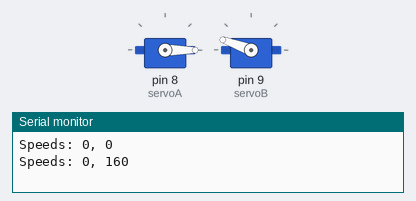
Simulated run of this sketch. Board: Arduino Uno, built with avr-gcc and run on an emulated ATmega328P. Parts: 2 × servo, the last lines printed to the serial monitor.

Above: at 0.1 s.
At 9.6 s:
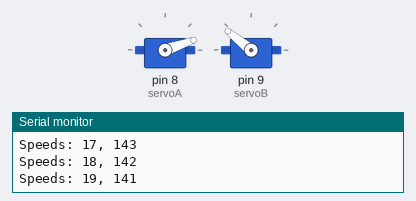
At 19.6 s:
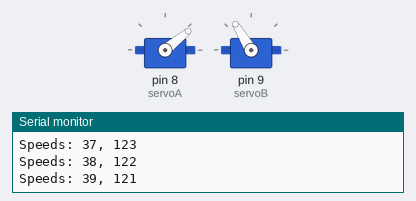
At 39.1 s:
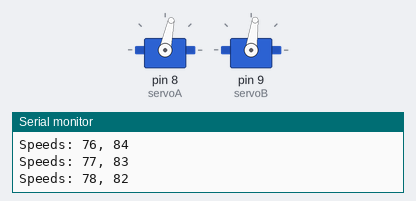
Timing chart, 0 to 40.0 s (numbered marks = the images above):
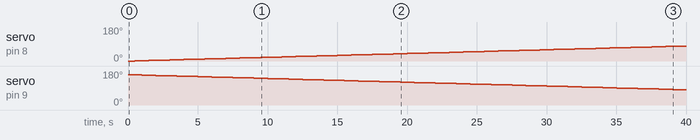

The sketch:

Multiple.ino
```cpp
// This program makes the simpler ESC gradually
// increase and then decrease its speed
// indefinitely.

#include <Servo.h>

// Create a servo objects to control the servos.

Servo servoA;
Servo servoB;


// Individual servo speed variables.

int servoASpeed = 0;
int servoBSpeed = 0;


// The speed can be 71 - ~150.
// 60 resets the ESC (which is very important).

#define ESCResetSpeed  60
#define ESCEndSpeed    158


// Functions for motor control.

void resetESCs() {

  servoASpeed = 0;

  servoBSpeed = 0;

  setSpeeds ();

}


void rampSpeeds () {


  // Send the ESC's the speeds for their motors.

  servoA.write ( servoASpeed );

  servoB.write ( servoBSpeed );


  // There must be at least a 15 millisecond delay between updates of the ESC's speed setting.
  // If there isn't, the ESC will be too busy listening to be able to tell the motor what to do.

  //delay ( 15 );

}


void setSpeeds () {

  debugSpeeds();


  // Send the ESC's the speeds for their motors.

  servoA.write ( servoASpeed );

  servoB.write ( servoBSpeed );


  // There must be at least a 15 millisecond delay between updates of the ESC's speed setting.
  // If there isn't, the ESC will be too busy listening to be able to tell the motor what to do.

  //delay ( 15 );

}


void debugSpeeds () {

  // Tell us what's going on.

  // (Use the Serial Monitor to see messages.
  // The Arduino will restart when it is opened.)

  Serial.print ( "Speeds: " );
  Serial.print ( servoASpeed );
  Serial.print ( ", " );
  Serial.print ( servoBSpeed );
  Serial.println ( );

}


// Start.

// This happens only once: when the Arduino is turned on or restarted.

void setup () {

  Serial.begin ( 9600 ); // Talk to the computer.


  // Assign the servos to digital pins on the Arduino.

  servoA.attach ( 8 );
  servoB.attach ( 9 );


  // Start the ESC at the reset position.

  // This resolves any problems,
  // but makes the motor stop.

  // This is necessary whenever the ESC goes out of its safe range
  // and enters its fail-safe mode to protect itself.

  resetESCs ( );


  //chooseSpeed(10);

}


// This loops until the Arduino is turned off.

void loop () {

  //chooseSpeed(10);

  //delay(5000);

  for ( servoASpeed = 0, servoBSpeed = 160; servoASpeed <= 160; servoASpeed++, servoBSpeed-- ) {

    //rampSpeeds ();

    setSpeeds ();

    delay ( 500 );

  }

}
```

Measured:
- by itself, servo on pin 8 (servoA): moves from 0° to 79° over 39.0 s
- by itself, servo on pin 9 (servoB): moves from 160° to 81° over 39.0 s
